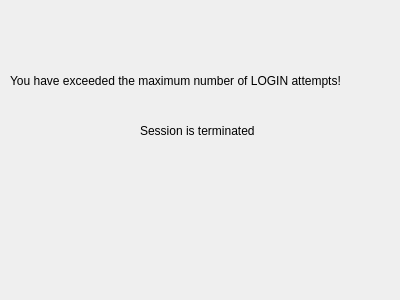
<?xml version="1.0" encoding="UTF-8"?>
<ui version="4.0">
 <class>Atm_Login_Error_Max</class>
 <widget class="QWidget" name="Atm_Login_Error_Max">
  <property name="geometry">
   <rect>
    <x>0</x>
    <y>0</y>
    <width>400</width>
    <height>300</height>
   </rect>
  </property>
  <property name="windowTitle">
   <string>MAX LOGIN ERROR ATTEMPTS</string>
  </property>
  <widget class="QLabel" name="label">
   <property name="geometry">
    <rect>
     <x>10</x>
     <y>70</y>
     <width>391</width>
     <height>21</height>
    </rect>
   </property>
   <property name="text">
    <string>You have exceeded the maximum number of LOGIN attempts!</string>
   </property>
  </widget>
  <widget class="QLabel" name="label_2">
   <property name="geometry">
    <rect>
     <x>140</x>
     <y>120</y>
     <width>241</width>
     <height>21</height>
    </rect>
   </property>
   <property name="text">
    <string>Session is terminated</string>
   </property>
  </widget>
 </widget>
 <resources/>
 <connections/>
</ui>
